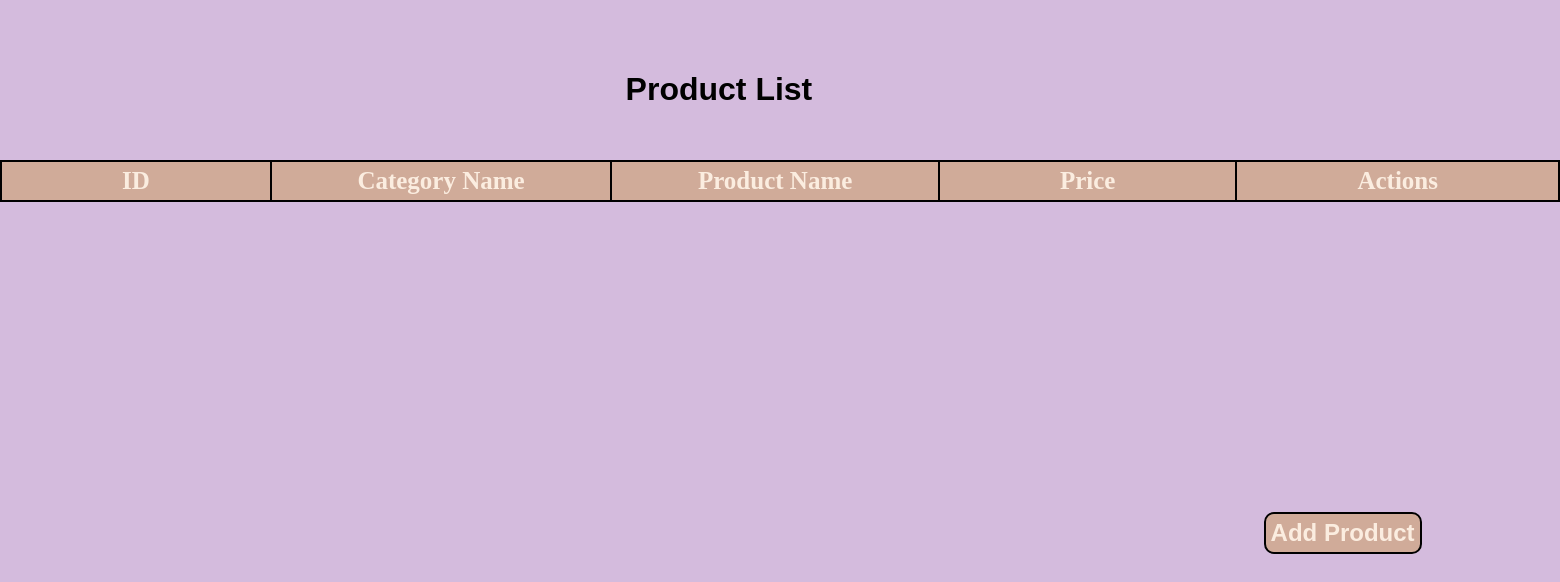
Page /productList.php on the earlier database version.
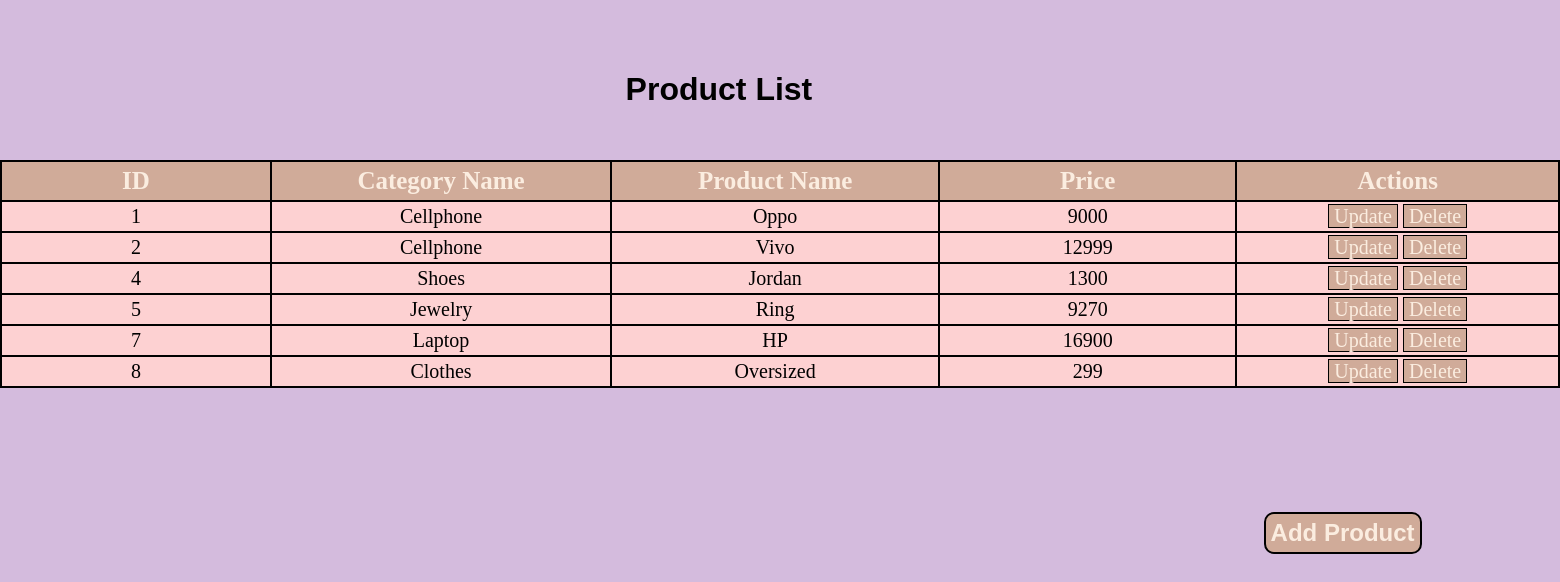
Same page on the later database version.
### tables this page shows
CREATE TABLE `category` (
  `id` int(11) NOT NULL,
  `name` varchar(100) NOT NULL,
  `status` varchar(20) NOT NULL
);

CREATE TABLE `product` (
  `id` int(11) NOT NULL,
  `category` varchar(255) NOT NULL,
  `name` varchar(255) NOT NULL,
  `price` decimal(65,0) NOT NULL
);

### productList.php (the view)
<?php
    require_once "dbconnect.php";
?>
<link rel="stylesheet" href="list.css">
<div class = "title">Product List</div>
<table>
    <tr>
        <th>ID</th>
        <th>Category Name</th>
        <th>Product Name</th>
        <th>Price</th>
        <th>Actions</th>
    </tr>
    <?php
        $sql = "SELECT category.name as category, product.id, product.name, product.price FROM category inner JOIN product on category.id = product.category;";
        $result = $conn->query($sql);
        while($row = mysqli_fetch_object($result)){
    ?>
    <tr>
                <td><?php echo $row->id?></td>
                <td><?php echo $row->category?></td>
                <td><?php echo $row->name?></td>
                <td><?php echo $row->price?></td>
                <td>
                    <a class="upd" href="updateProduct.php?id=<?php echo $row->id?>">Update</a>
                    <a class="del" href="deleteProduct.php?id=<?php echo $row->id?>">Delete</a></td>
    </tr>
    <?php
        }
    ?>
    <div>
        <a class="add" href="addProduct.php">Add Product</a>
    </div>
    <br>
</table>

Differences in the rows shown:
now on this page (row edited): category: product.id "1", name "Cellphone", product.name "Oppo", product.price "9000", product.id "2", product.name "Vivo", product.price "12999"
now on this page (row edited): category: product.id "4", name "Shoes", product.name "Jordan", product.price "1300"
added category: product.id "5", name "Jewelry", product.name "Ring", product.price "9270"
added category: product.id "7", name "Laptop", product.name "HP", product.price "16900"
now on this page (row edited): category: product.id "8", name "Clothes", product.name "Oversized", product.price "299"
